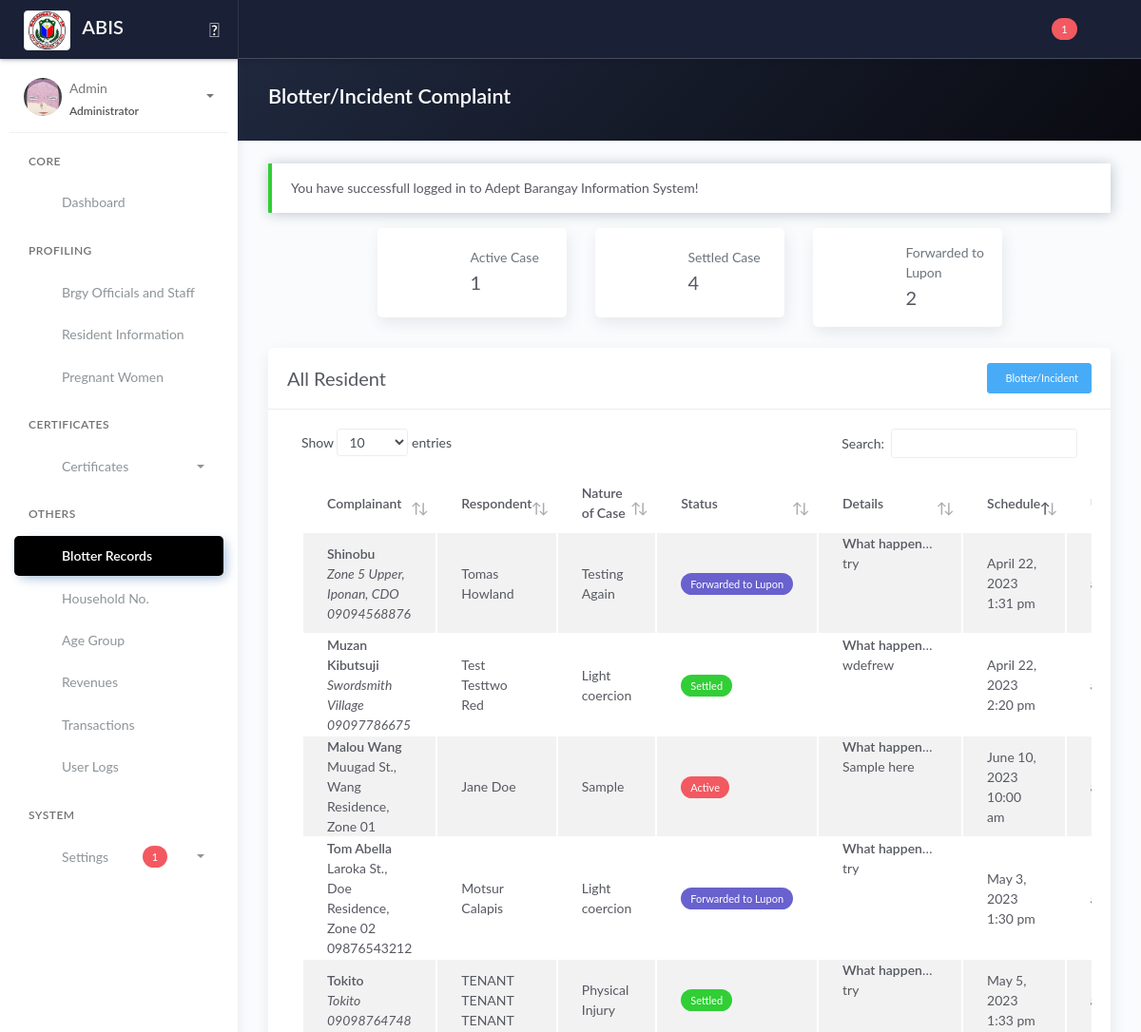
The app's page /blotter.php (signed in, upper part), older data.
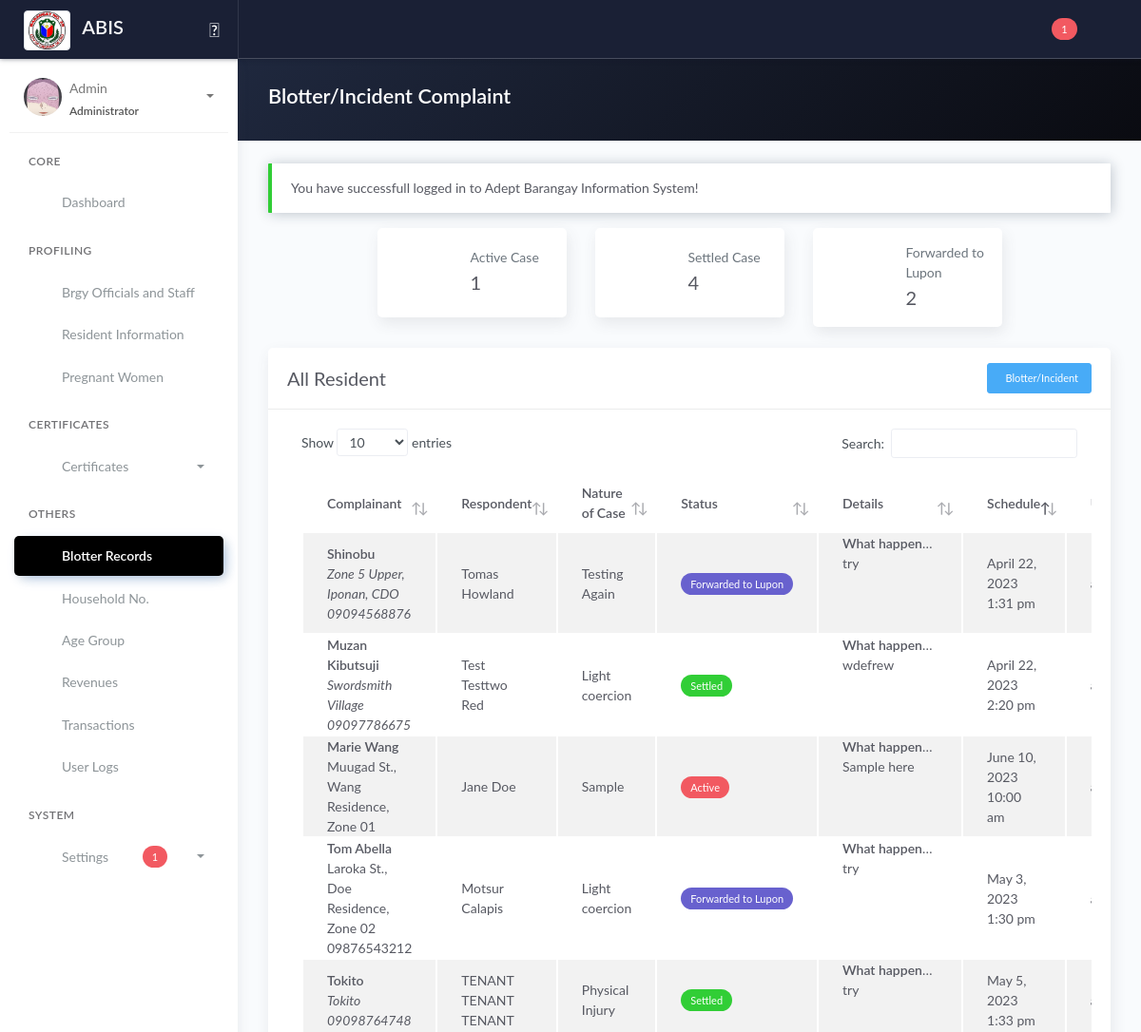
The same page, newer data.
### tables this page shows
CREATE TABLE `tblblotter` (
  `id_blotter` int(11) NOT NULL,
  `noc_id` varchar(100) DEFAULT NULL,
  `noc_others` varchar(100) DEFAULT 'N/A',
  `comp_id` varchar(10) DEFAULT 'N/A',
  `comp_nameNotResident` varchar(255) DEFAULT 'N/A',
  `comp_addNotResident` varchar(255) DEFAULT 'N/A',
  `comp_cnumNotResident` varchar(255) DEFAULT 'N/A',
  `comp_what` text DEFAULT NULL,
  `comp_what2` text DEFAULT NULL,
  `resp_id` varchar(255) DEFAULT NULL,
  `blotter_status` varchar(50) DEFAULT 'Active',
  `created_at_blotter` timestamp NOT NULL DEFAULT current_timestamp(),
  `updated_at_blotter` timestamp NOT NULL DEFAULT current_timestamp() ON UPDATE current_timestamp(),
  `id_user` varchar(25) DEFAULT NULL
);

CREATE TABLE `tblresident2` (
  `id_resident` int(11) NOT NULL,
  `national_id` varchar(100) NOT NULL,
  `region` varchar(10) NOT NULL,
  `city` varchar(100) NOT NULL,
  `province` varchar(100) NOT NULL,
  `barangay` varchar(100) NOT NULL,
  `citizenship` varchar(100) NOT NULL,
  `picture` text NOT NULL,
  `firstname` varchar(100) NOT NULL,
  `middlename` varchar(100) NOT NULL,
  `lastname` varchar(100) NOT NULL,
  `ext` varchar(10) NOT NULL,
  `alias` varchar(20) NOT NULL,
  `birthplace` varchar(100) NOT NULL,
  `birthdate` date NOT NULL,
  `sex` varchar(20) NOT NULL,
  `civilstatus` varchar(20) NOT NULL,
  `residence_type` varchar(25) NOT NULL COMMENT 'new; co-occupant; tenant',
  `id_household` int(80) NOT NULL,
  `family_head` varchar(10) NOT NULL,
  `date_of_residence` date NOT NULL,
  `vstatus` varchar(10) NOT NULL,
  `identified_as` varchar(20) NOT NULL,
  `phone` varchar(100) NOT NULL,
  `email` varchar(100) NOT NULL,
  `occupation` varchar(100) NOT NULL,
  `resident_type` int(20) NOT NULL DEFAULT 1 COMMENT '1 = Alive; 0 = Deceased',
  `id_org` varchar(100) NOT NULL,
  `pwd` varchar(5) NOT NULL,
  `indigent` varchar(5) NOT NULL,
  `remarks` text NOT NULL,
  `res_updated_at` timestamp NOT NULL DEFAULT current_timestamp() ON UPDATE current_timestamp(),
  `id_user` int(11) NOT NULL
);

CREATE TABLE `tbl_household` (
  `id_household` int(11) NOT NULL,
  `household_number` int(100) NOT NULL,
  `house_no` int(100) NOT NULL COMMENT '(2.1)',
  `id_purok` varchar(50) NOT NULL,
  `household_street_name` varchar(100) NOT NULL COMMENT '(2.2)',
  `household_address` varchar(250) NOT NULL COMMENT '(2.3)',
  `household_type` varchar(250) NOT NULL
);

CREATE TABLE `tblpurok` (
  `id_purok` int(11) NOT NULL,
  `purok_name` varchar(255) DEFAULT NULL,
  `purok_details` text DEFAULT NULL
);

CREATE TABLE `tblblotter_schedule` (
  `id_blotter_schedule` int(11) NOT NULL,
  `id_blotter` int(11) NOT NULL,
  `blotter_date` date NOT NULL,
  `blotter_time` time NOT NULL,
  `created_at_blotter_schedule` timestamp NOT NULL DEFAULT current_timestamp(),
  `updated_at_blotter_schedule` timestamp NOT NULL DEFAULT current_timestamp() ON UPDATE current_timestamp()
);

### blotter.php (the view, shortened to what the changed rows need)
<?php include 'server/server.php' ?>
<?php
$query  = "SELECT *, tblblotter.id_blotter as id, tbl_users.id_user as user_id FROM tblblotter JOIN tbl_users ON tbl_users.id_user=tblblotter.id_user";
$result = $conn->query($query);
$blotter = array();
while ($row = $result->fetch_assoc()) {
	$blotter[] = $row;
}
$query4 = "SELECT * FROM tblresident2 ORDER BY firstname ASC";
$result4 = $conn->query($query4);
?>
<!DOCTYPE html>
<html lang="en">
<head>
	<?php include 'templates/header.php' ?>
	<link rel="stylesheet" href="assets/js/plugin/dataTables.dateTime.min.css">
	<link rel="stylesheet" href="assets/js/plugin/datatables/Buttons-1.6.1/css/buttons.dataTables.min.css">
	<link rel="stylesheet" href="assets/css/select2.min.css" />
	<link rel="stylesheet" href="https://cdn.jsdelivr.net/npm/@ttskch/select2-bootstrap4-theme@x.x.x/dist/select2-bootstrap4.min.css">
</head>
<body>
	<div class="wrapper">
		<div class="main-panel">
			<div class="content">
				<div class="panel-header bg-dark-gradient">
					<div class="page-inner">
						<div class="d-flex align-items-left align-items-md-center flex-column flex-md-row">
							<div>
								<h2 class="text-white fw-bold">Blotter/Incident Complaint</h2>
							</div>
						</div>
					</div>
				</div>
				<div class="page-inner">
					<div class="row mt--2">
						<div class="col">
							<div class="card">
								<div class="card-body">
									<div class="table-responsive">
										<table id="blottertable" class="display table table-striped">
											<thead>
												<tr>
													<th scope="col">Complainant</th>
													<th scope="col">Respondent</th>
													<th scope="col">Nature of Case</th>
													<th scope="col">Status</th>
													<th scope="col">Details</th>
													<th scope="col">Schedule</th>
													<th scope="col">User</th>
												</tr>
											</thead>
											<tbody>
												<?php if (!empty($blotter)) : ?>
													<?php foreach ($blotter as $row) : ?>
														<tr>
															<td>
																<?php
																if ($row['comp_id'] !== "N/A") {
																	$comp_id = $row['comp_id'];
																	$sqlComplainant = "SELECT * FROM tblresident2 WHERE id_resident = '$comp_id'";
																	$queryComplainant = $conn->query($sqlComplainant);
																	$complainant = $queryComplainant->fetch_assoc();
																	$h_id = $complainant['id_household'];
																	$queryHouseholdNumber = "SELECT * FROM tbl_household WHERE id_household='$h_id'";
																	$resultHouseholdNumber = $conn->query($queryHouseholdNumber);
																	$householdnum = $resultHouseholdNumber->fetch_assoc();
																	$p_name = $householdnum['id_purok'];
																	$queryPurokName = "SELECT * FROM tblpurok WHERE id_purok='$p_name'";
																	$resultPurokName = $conn->query($queryPurokName);
																	$pname = $resultPurokName->fetch_assoc();
																	echo "<span class='fw-bold'>" . $complainant['firstname'] . ' ' . $complainant['middlename'] . ' ' . $complainant['lastname'] . "</span><br>" . $householdnum['household_street_name'] . ', ' . $householdnum['household_address'] . ', ' . $pname['purok_name'] . '<br>' . $complainant['phone'];
																} elseif ($row['comp_id'] == "N/A") {
																	echo "<span class='fw-bold'>" . $row['comp_nameNotResident'] . "</span><br><span class='font-italic'>" . $row['comp_addNotResident'] . '<br>' . $row['comp_cnumNotResident'] . '</span>';
																}
																?>
															</td>
															<td>
																<?php
																if (isset($row['resp_id'])) {
																	$resp_name = $row['resp_id'];
																	$sqlRespondent = "SELECT * FROM tblresident2 WHERE id_resident = '$resp_name'";
																	$queryRespondent = $conn->query($sqlRespondent);
																	foreach ($queryRespondent as $respondent) {
																		echo $f_name = $respondent['firstname'] . ' ' . $respondent['middlename'] . ' ' . $respondent['lastname'];
																	}
																}
																?>
															</td>
															<td>
																<?php
																if ($row['noc_id'] == 'Others') {
																	echo ucwords($row['noc_others']);
																}
																?>
															</td>
															<td>
																<?php if ($row['blotter_status'] == 'Settled') : ?>
																	<span class="badge badge-success">Settled</span>
																<?php elseif ($row['blotter_status'] == 'Active') : ?>
																	<span class="badge badge-danger">Active</span>
																<?php elseif ($row['blotter_status'] == 'Forwarded to Lupon') : ?>
																	<span class="badge badge-secondary">Forwarded to Lupon</span>
																<?php endif ?>
															</td>
															<td class="d-inline-block text-truncate" style="max-width: 100px;"><?= '<b>What happened: </b>' . '<br>' . $row['comp_what'] . '<br><br>' . '<b>Action: </b>' . '<br>' . $row['comp_what2'] ?></td>
															<td>
																<?php
																$getIdBlotter = $row['id_blotter'];
																$queryGetSched = "SELECT * FROM tblblotter_schedule WHERE id_blotter = '$getIdBlotter' ORDER BY id_blotter_schedule DESC LIMIT 1";
																$resultGetSched = $conn->query($queryGetSched);
																$GetSched = $resultGetSched->fetch_assoc();
																?>
																<?= date("F j, Y", strtotime($GetSched['blotter_date'])) . ' ' . date("g:i a", strtotime($GetSched['blotter_time'])) ?>
															</td>
															<td><?= $row['user_username'] ?></td>
														</tr>
													<?php endforeach ?>
												<?php endif ?>
											</tbody>
										</table>
									</div>
								</div>
							</div>
						</div>
					</div>
				</div>
			</div>
		</div>
	</div>
	<?php include 'templates/footer.php' ?>
</body>
</html>

Row changes from the older to the newer data that the page shows:
changed through a linked row, tblblotter "Sample": tblresident2.firstname "Malou" → "Marie"
